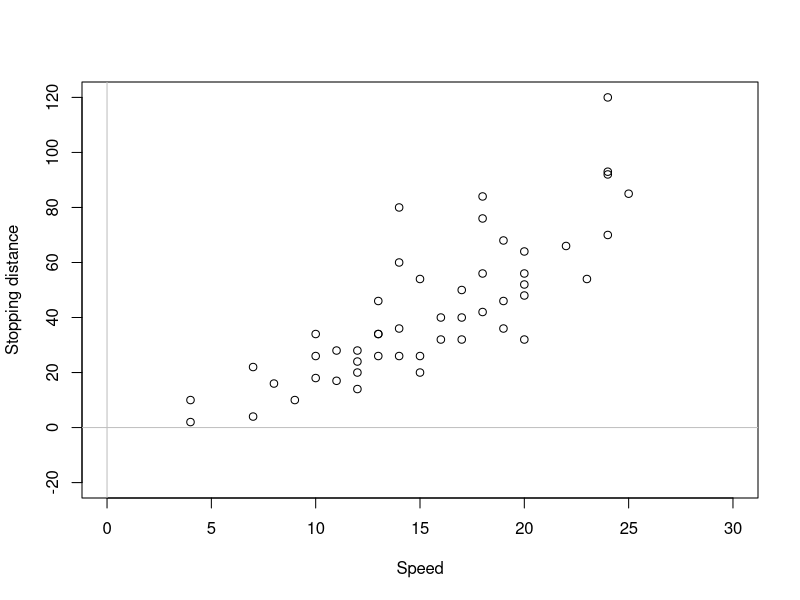

Reproduce this figure in R. (Note: this script raises an error after producing the figure.)
## ---- chunk 1
plot(cars, xlab="Speed", ylab="Stopping distance", xlim=c(0,30), ylim=c(-20,120))
abline(h=0, col="grey")
abline(v=0, col="grey")
abline(slmSpeedDistance, col="red")
## ---- chunk 2
slmSpeedDistanceModel01 <- alm(log(dist)~log(speed), cars, loss="MSE")
plot(log(cars), xlab="log(Speed)", ylab="log(Stopping distance)")
abline(slmSpeedDistanceModel01,col="red")
## ---- chunk 3
summary(slmSpeedDistanceModel01)
## ---- chunk 4
plot(cars, xlab="Speed", ylab="Stopping distance")
lines(cars$speed,exp(fitted(slmSpeedDistanceModel01)),col="red")
## ---- chunk 5
slmSpeedDistanceModel02 <- alm(dist~I(speed^2), cars, loss="MSE")
plot(cars$speed^2, cars$dist, xlab="Speed^2", ylab="Stopping distance")
lines(c(-10:30)^2,coef(slmSpeedDistanceModel02)[1]+coef(slmSpeedDistanceModel02)[2]*c(-10:30)^2,col="red")
## ---- chunk 6
slmSpeedDistanceModel03 <- alm(dist~I(speed^2)-1, cars, loss="MSE")
## ---- chunk 7
plot(cars$speed, cars$dist, xlab="Speed", ylab="Stopping distance",
     xlim=c(0,25))
lines(c(-10:30), coef(slmSpeedDistanceModel02)[1] +
        coef(slmSpeedDistanceModel02)[2]*c(-10:30)^2, col="red")
lines(c(-10:30), coef(slmSpeedDistanceModel03)[1]*c(-10:30)^2, col="blue")
legend("topleft",legend=c("Model 2","Model 3"), lwd=1, col=c("red","blue"))
## ---- chunk 8
slmSpeedDistanceModel04 <- alm(sqrt(dist)~speed, cars, loss="MSE")
plot(cars$speed, sqrt(cars$dist), xlab="Speed", ylab="sqrt(Stopping distance)")
abline(slmSpeedDistanceModel04, col="red")
## ---- chunk 9
slmSpeedDistanceModel05 <- alm(sqrt(dist)~speed-1, cars, loss="MSE")
## ---- chunk 10
plot(cars$speed, cars$dist, xlab="Speed", ylab="Stopping distance",
     xlim=c(0,25))
lines(c(-10:30), predict(slmSpeedDistanceModel04,
                         newdata=data.frame(speed=c(-10:30)))$mean^2, col="red")
lines(c(-10:30), predict(slmSpeedDistanceModel05,
                         newdata=data.frame(speed=c(-10:30)))$mean^2, col="blue")
legend("topleft",legend=c("Model 4","Model 5"), lwd=1, col=c("red","blue"))
## ---- chunk 11
summary(slmSpeedDistanceModel05)
## ---- chunk 12
par(mfcol=c(2,2))
plot(c(1:100), 1.5*c(1:100)^0.5 * rlnorm(100,0,0.1),
     xlab="x", ylab="y", main=TeX("$a_1=0.5$"))
lines(1.5*c(1:100)^0.5, col="red")
plot(c(1:100), 1.5*c(1:100)^{-0.5} * rlnorm(100,0,0.1),
     xlab="x", ylab="y", main=TeX("$a_1=-0.5$"))
lines(1.5*c(1:100)^{-0.5}, col="red")
plot(c(1:100), 1.5*c(1:100)^2 * rlnorm(100,0,0.1),
     xlab="x", ylab="y", main=TeX("$a_1=2$"))
lines(1.5*c(1:100)^2, col="red")
plot(c(1:100), 1.5*c(1:100)^{-2} * rlnorm(100,0,0.1),
     xlab="x", ylab="y", main=TeX("$a_1=-2$"))
lines(1.5*c(1:100)^{-2}, col="red")
## ---- chunk 13
par(mfcol=c(1,2))
plot(c(1:100), 1.5*exp(0.05*c(1:100)) * rlnorm(100,0,0.1),
     xlab="x", ylab="y", main=TeX("$a_1=0.05$"))
lines(1.5*exp(0.05*c(1:100)), col="red")
plot(c(1:100), 1.5*exp(-0.05*c(1:100)) * rlnorm(100,0,0.1),
     xlab="x", ylab="y", main=TeX("$a_1=-0.05$"))
lines(1.5*exp(-0.05*c(1:100)), col="red")
## ---- chunk 14
par(mfcol=c(1,2))
plot(c(1:100), 5+1.5*log(c(1:100)) +rnorm(100,0,0.5),
     xlab="x", ylab="y", main=TeX("$a_1=1.5$"))
lines(5 +1.5*log(c(1:100)), col="red")
plot(c(1:100), 5-1.5*log(c(1:100)) +rnorm(100,0,0.5),
     xlab="x", ylab="y", main=TeX("$a_1=-1.5$"))
lines(5 -1.5*log(c(1:100)), col="red")
## ---- chunk 15
par(mfcol=c(1,2))
plot(c(1:100), 5+1.5*sqrt(c(1:100)) +rnorm(100,0,0.5),
     xlab="x", ylab="y", main=TeX("$a_1=1.5$"))
lines(5 +1.5*sqrt(c(1:100)), col="red")
plot(c(1:100), 5-1.5*sqrt(c(1:100)) +rnorm(100,0,0.5),
     xlab="x", ylab="y", main=TeX("$a_1=-1.5$"))
lines(5 -1.5*sqrt(c(1:100)), col="red")
## ---- chunk 16
par(mfcol=c(1,2))
plot(c(1:100), 400-20*c(1:100)+0.2*c(1:100)^2 +rnorm(100,0,10),
     xlab="x", ylab="y", main=TeX("$a_1=-20$, $a_2=0.2$"))
lines(400-20*c(1:100)+0.2*c(1:100)^2, col="red")
plot(c(1:100), 400+20*c(1:100)-0.2*c(1:100)^2 +rnorm(100,0,10),
     xlab="x", ylab="y", main=TeX("$a_1=20$, $a_2=-0.2$"))
lines(400+20*c(1:100)+-.2*c(1:100)^2, col="red")
